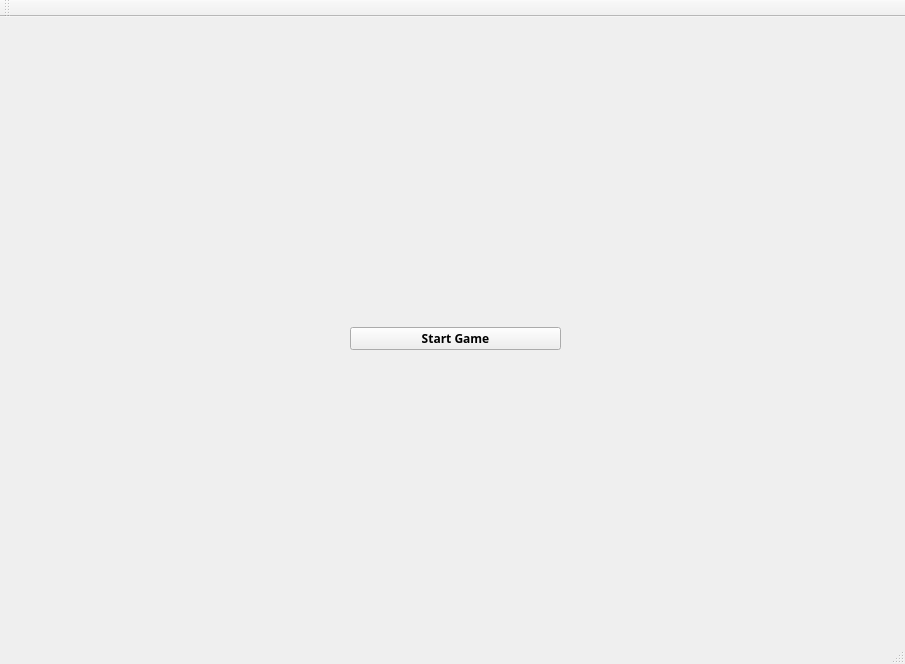
<?xml version="1.0" encoding="UTF-8"?>
<ui version="4.0">
 <class>Opciones</class>
 <widget class="QMainWindow" name="Opciones">
  <property name="geometry">
   <rect>
    <x>0</x>
    <y>0</y>
    <width>905</width>
    <height>664</height>
   </rect>
  </property>
  <property name="windowTitle">
   <string>Opciones</string>
  </property>
  <widget class="QWidget" name="centralWidget">
   <widget class="QLabel" name="fondo">
    <property name="geometry">
     <rect>
      <x>0</x>
      <y>0</y>
      <width>901</width>
      <height>631</height>
     </rect>
    </property>
    <property name="text">
     <string/>
    </property>
    <property name="scaledContents">
     <bool>true</bool>
    </property>
   </widget>
   <widget class="QPushButton" name="quickGame">
    <property name="geometry">
     <rect>
      <x>350</x>
      <y>310</y>
      <width>211</width>
      <height>23</height>
     </rect>
    </property>
    <property name="font">
     <font>
      <family>Kabel</family>
      <pointsize>9</pointsize>
      <weight>75</weight>
      <bold>true</bold>
     </font>
    </property>
    <property name="text">
     <string>Start Game</string>
    </property>
   </widget>
  </widget>
  <widget class="QMenuBar" name="menuBar">
   <property name="geometry">
    <rect>
     <x>0</x>
     <y>0</y>
     <width>905</width>
     <height>21</height>
    </rect>
   </property>
  </widget>
  <widget class="QToolBar" name="mainToolBar">
   <attribute name="toolBarArea">
    <enum>TopToolBarArea</enum>
   </attribute>
   <attribute name="toolBarBreak">
    <bool>false</bool>
   </attribute>
  </widget>
  <widget class="QStatusBar" name="statusBar"/>
 </widget>
 <layoutdefault spacing="6" margin="11"/>
 <resources/>
 <connections/>
</ui>
